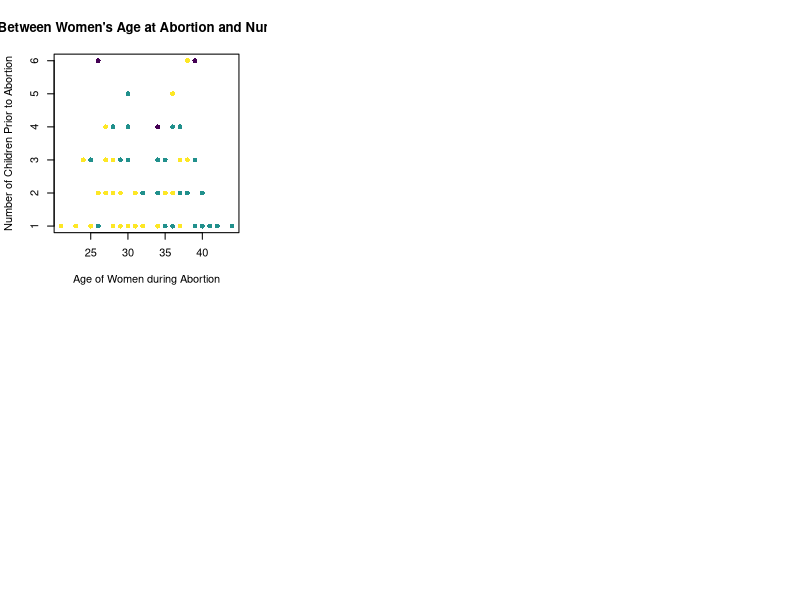

The R script that drew this image:
#### SET UP ####
#setwd("C:\\Users\\William Mariscal\\intersession_data_2024\\code")

#library(help = datasets)
#library(datasets)
#data()
#setwd("C:\\Users\\William Mariscal\\)

#install.packages("viridis")


getwd()
library(datasets)
library(viridis)
library(viridisLite)

#### DATA ####
data("infert")
class(infert)
dim(infert)
head(infert)
table(infert$induced)
table(infert$parity)
table(infert$age)
#### PLOTTING ####
png("Abortion_plot",width = 520,height = 520 )
par(mfrow = c(2,3))
col.age_demographics<- viridis::viridis(3)
col.age <- col.age_demographics[as.factor(infert$education)]
plot(infert$age,infert$parity,pch = 16,cex = 1,col = col.age,xlab = "Age of Women during Abortion", ylab = "Number of Children Prior to Abortion", main = "Correlation Between Women's Age at Abortion and Number of Children",)
dev.off()
#